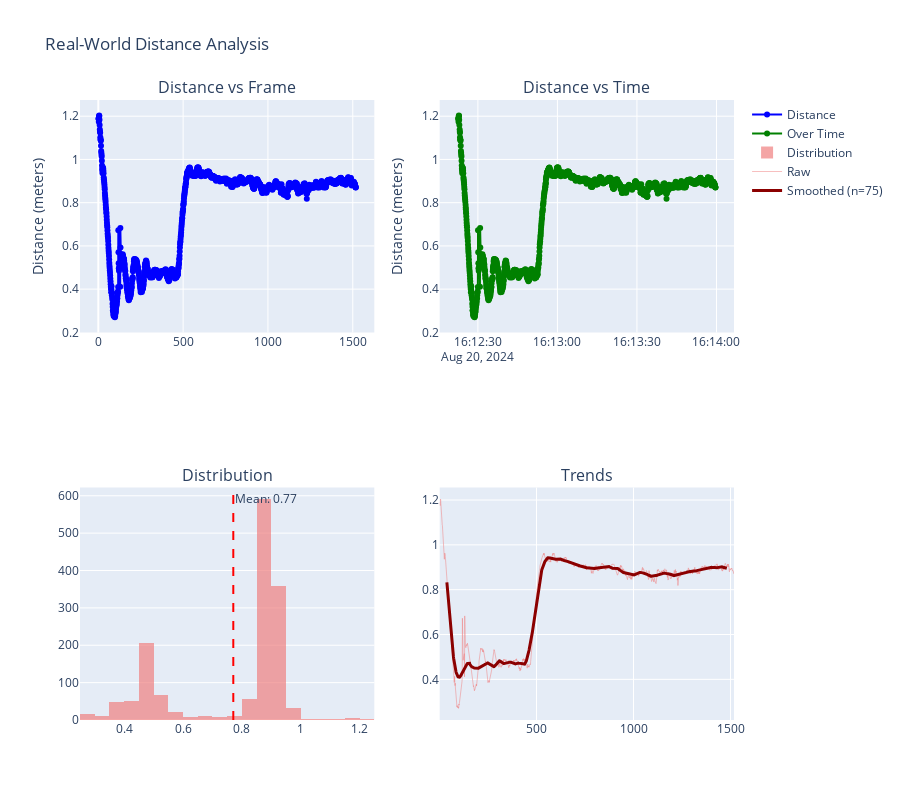

The notebook cell saved with this chart:
### Code cell
from utils.sonar_visualization import plot_distance_analysis
plot_distance_analysis(net_analysis_results, "Real-World Distance Analysis")

### Figure 1 — Plotly figure (JSON) as saved in the notebook; plotly's stock layout.template omitted (floating-point values rounded to 4 significant figures; data arrays with more than 128 entries replaced by an {"elided": "..."} marker saying what was removed)
{"data": [{"line": {"color": "blue"}, "mode": "lines+markers", "name": "Distance", "type": "scatter", "x": {"elided": "1518 int values"}, "xaxis": "x", "y": {"elided": "1518 float values"}, "yaxis": "y"}, {"line": {"color": "green"}, "mode": "lines+markers", "name": "Over Time", "type": "scatter", "x": {"elided": "1518 str values"}, "xaxis": "x2", "y": {"elided": "1518 float values"}, "yaxis": "y2"}, {"marker": {"color": "lightcoral"}, "name": "Distribution", "nbinsx": 30, "opacity": 0.7, "type": "histogram", "x": {"elided": "1518 float values"}, "xaxis": "x3", "yaxis": "y3"}, {"line": {"color": "lightcoral", "width": 1}, "mode": "lines", "name": "Raw", "opacity": 0.5, "type": "scatter", "x": {"elided": "1518 int values"}, "xaxis": "x4", "y": {"elided": "1518 float values"}, "yaxis": "y4"}, {"line": {"color": "darkred", "width": 3}, "mode": "lines", "name": "Smoothed (n=75)", "type": "scatter", "x": {"elided": "1518 int values"}, "xaxis": "x4", "y": {"elided": "1518 float values"}, "yaxis": "y4"}], "layout": {"annotations": [{"font": {"size": 16}, "showarrow": false, "text": "Distance vs Frame", "x": 0.225, "xanchor": "center", "xref": "paper", "y": 1, "yanchor": "bottom", "yref": "paper"}, {"font": {"size": 16}, "showarrow": false, "text": "Distance vs Time", "x": 0.775, "xanchor": "center", "xref": "paper", "y": 1, "yanchor": "bottom", "yref": "paper"}, {"font": {"size": 16}, "showarrow": false, "text": "Distribution", "x": 0.225, "xanchor": "center", "xref": "paper", "y": 0.375, "yanchor": "bottom", "yref": "paper"}, {"font": {"size": 16}, "showarrow": false, "text": "Trends", "x": 0.775, "xanchor": "center", "xref": "paper", "y": 0.375, "yanchor": "bottom", "yref": "paper"}, {"showarrow": false, "text": "Mean: 0.77", "x": 0.7709, "xanchor": "left", "xref": "x3", "y": 1, "yanchor": "top", "yref": "y3 domain"}], "height": 800, "shapes": [{"line": {"color": "red", "dash": "dash"}, "type": "line", "x0": 0.7709, "x1": 0.7709, "xref": "x3", "y0": 0, "y1": 1, "yref": "y3 domain"}], "showlegend": true, "title": {"text": "Real-World Distance Analysis"}, "xaxis": {"anchor": "y", "domain": [0, 0.45]}, "xaxis2": {"anchor": "y2", "domain": [0.55, 1]}, "xaxis3": {"anchor": "y3", "domain": [0, 0.45]}, "xaxis4": {"anchor": "y4", "domain": [0.55, 1]}, "yaxis": {"anchor": "x", "domain": [0.625, 1], "title": {"text": "Distance (meters)"}}, "yaxis2": {"anchor": "x2", "domain": [0.625, 1], "title": {"text": "Distance (meters)"}}, "yaxis3": {"anchor": "x3", "domain": [0, 0.375]}, "yaxis4": {"anchor": "x4", "domain": [0, 0.375]}}}
